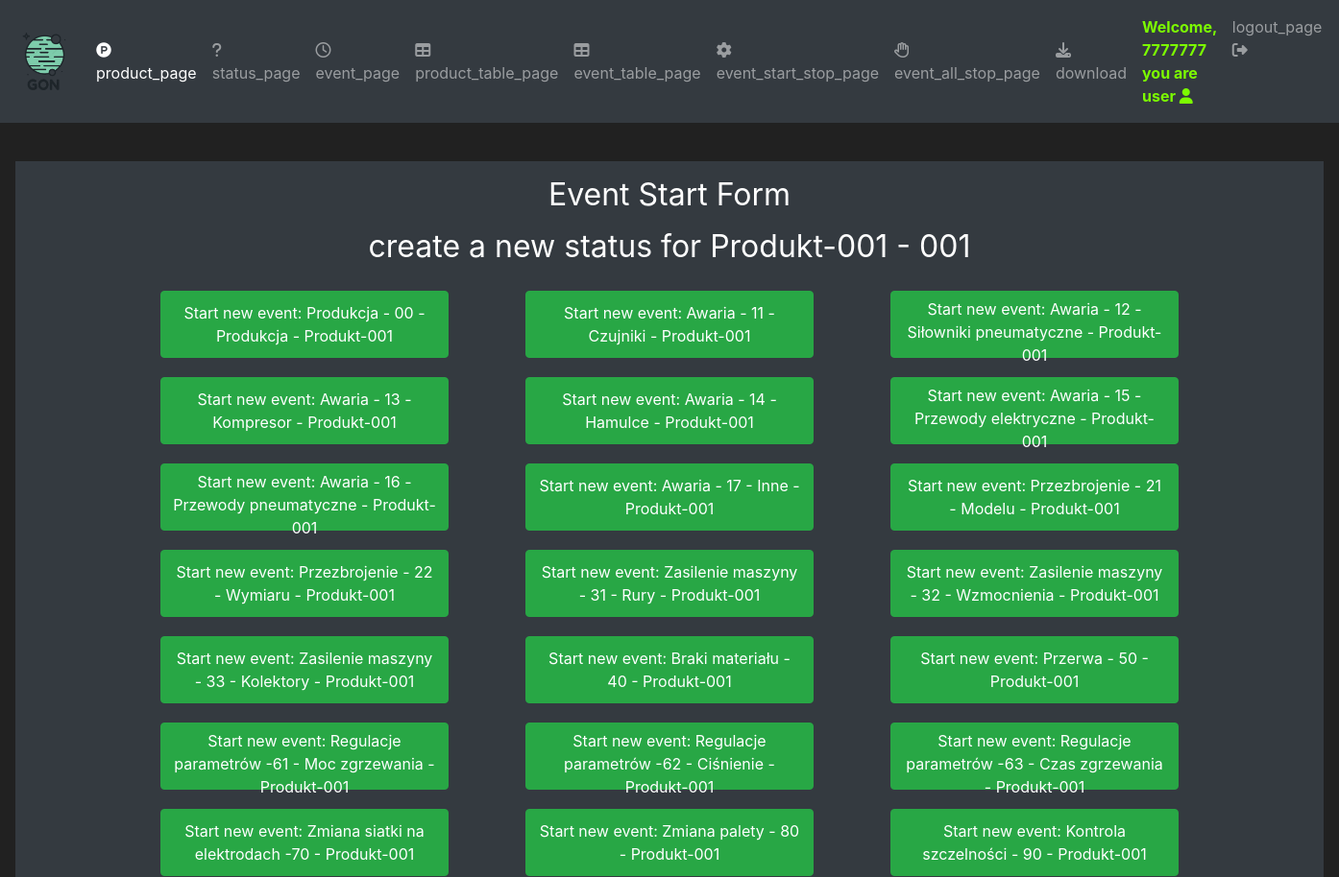
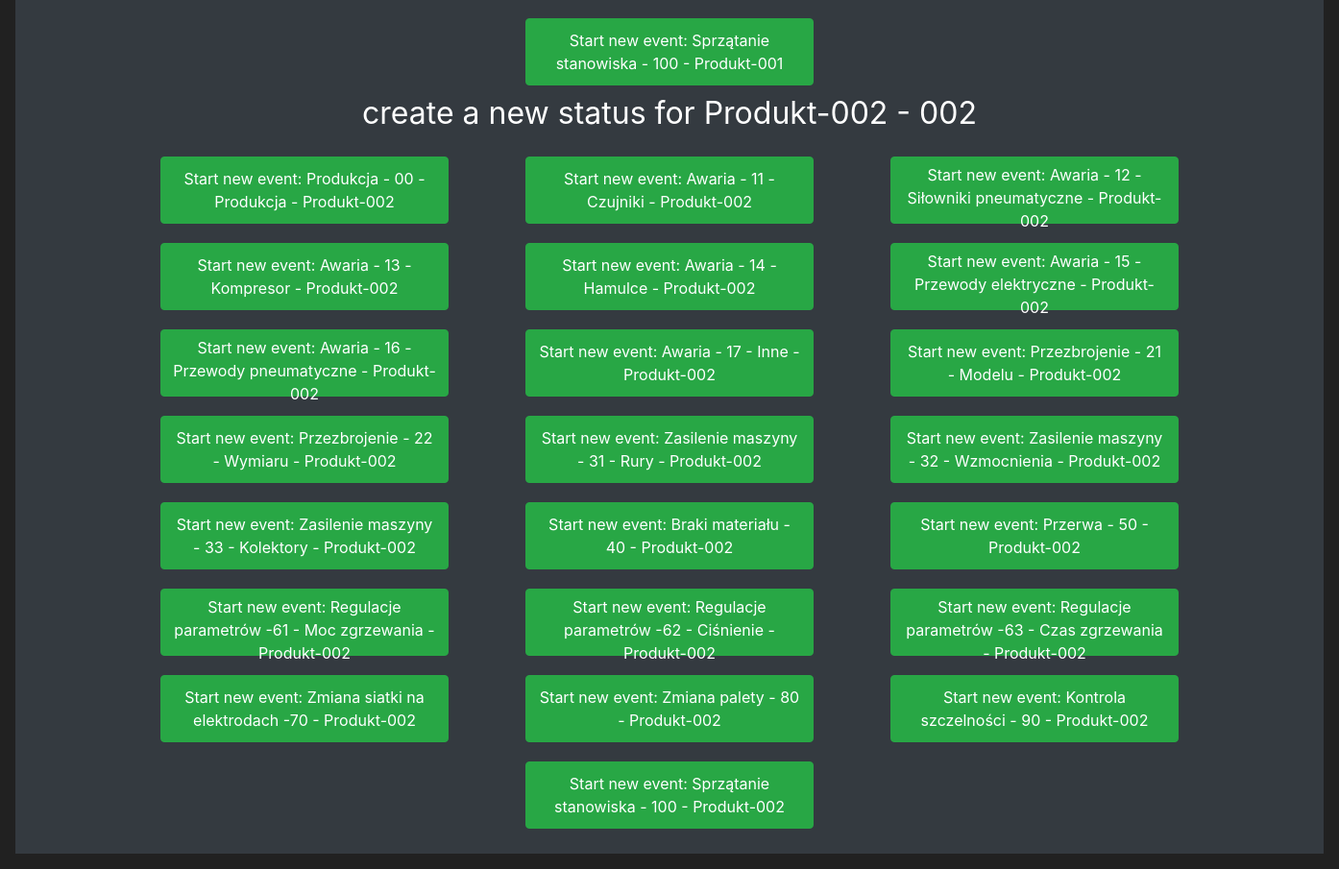
Page /eventStartStop (signed in) on the committed database (2 pictures, top to bottom).
### mainApp/models/user.py (models this page shows, shortened)
class User(UserMixin, db.Model):
    id = db.Column(db.Integer, primary_key=True, unique=True)
    username = db.Column(db.String(100), unique=True)
    password_hash = db.Column(db.String())
    email_address = db.Column(db.String())
    role = db.Column(db.Integer)

### mainApp/models/product.py (models this page shows, shortened)
class Product(db.Model):
    id = db.Column(db.Integer, primary_key=True)
    modelCode = db.Column(db.String(20), unique=True)
    modelName = db.Column(db.String(20))
    orderStatus = db.Column(db.String(20))
    startDate = db.Column(db.Integer)
    executionDate = db.Column(db.Integer)

### mainApp/models/status.py (models this page shows, shortened)
class Status(db.Model):
    id = db.Column(db.Integer, primary_key=True)
    statusCode = db.Column(db.Integer)
    statusName = db.Column(db.String(20), unique=True)
    production = db.Column(db.String(20))

### mainApp/routes.py (the view, shortened to what this page needs)
@ app.route('/eventStartStop', methods=('GET', 'POST'))
@ login_required
def event_start_stop_page():
    eventStartForm = EventStartForm()
    eventCloseForm = EventCloseForm()
    openProductList = Product.query.filter(Product.orderStatus == "Open")
    statusList = Status.query.all()
    openEventList = Event.query.filter(Event.endDate == None)
    return render_template('eventStartForm.html', openProductList=openProductList, statusList=statusList, openEventList=openEventList, eventStartForm=eventStartForm, eventCloseForm=eventCloseForm)

### mainApp/models/user.py (called while the page is built)
@login_manager.user_loader
def load_user(user_id):
    return User.query.get(int(user_id))

### mainApp/templates/eventStartForm.html (shortened to what this page needs)
{% extends 'base.html' %}
{% block content %}
<div class="text-center">
    <div class="container">
        <h1 class="h2 mb-3 font-weight-normal">
            Event Start Form
        </h1>
        {% for openProduct in openProductList %}
        <h3 class="h2 mb-3 font-weight-normal">
            create a new status for {{openProduct.modelName}} - {{ openProduct.modelCode}}
        </h3>
        <div class="row">
            {% for status in statusList %}
            <div class="col text-center">
                <button class="btn btn-outline btn-success buttonFull" data-toggle="modal"
                    data-target="#Modal-Start-{{openProduct.id}}-{{status.id}}-{{current_user.id}}">Start new event: {{ status.statusName }} - {{
                        openProduct.modelName}}</button>
            </div>
            {% endfor %}
        </div>
        {% endfor %}
    </div>
</div>
{% endblock %}

### mainApp/templates/base.html (shortened to what this page needs)
<!doctype html>
<html lang="en">
<head>
   <link rel="stylesheet" href="https://cdn.jsdelivr.net/npm/bootstrap@4.5.3/dist/css/bootstrap.min.css"
>
   <link rel="stylesheet" href="https://cdnjs.cloudflare.com/ajax/libs/font-awesome/4.7.0/css/font-awesome.min.css">
</head>
<body>
   <nav class="navbar navbar-expand-md navbar-dark bg-dark">
      <a class="navbar-brand" href="{{url_for('home_page')}}"><img src="/static/LogoBIG.png" alt="..." height="60"
            class="d-inline-block"></a>
      <div class="collapse navbar-collapse" id="navbarNav">
         <ul class="navbar-nav mr-auto">
            <li class="nav-item active">
               <a class="nav-link" href="{{url_for('product_page')}}"><i class='fa fa-product-hunt'></i> product_page</a>
            </li>
            <li class="nav-item">
               <a class="nav-link" href="{{url_for('status_page')}}"><i class='fa fa-question'></i> status_page</a>
            </li>
            <li class="nav-item">
               <a class="nav-link" href="{{url_for('event_page')}}"><i class='fa fa-clock-o'></i> event_page</a>
            </li>
            <li class="nav-item">
               <a class="nav-link" href="{{url_for('product_table_page')}}"><i class='fa fa-table'></i> product_table_page</a>
            </li>
            <li class="nav-item">
               <a class="nav-link" href="{{url_for('event_table_page')}}"><i class='fa fa-table'></i> event_table_page</a>
            </li>
            <li class="nav-item">
               <a class="nav-link" href="{{url_for('event_start_stop_page')}}"><i class='fa fa-cog fa-spin'></i> event_start_stop_page</a>
            </li>
            <li class="nav-item">
               <a class="nav-link" href="{{url_for('event_all_stop_page')}}"><i class='fa fa-hand-paper-o'></i> event_all_stop_page</a>
            </li>
            <li class="nav-item">
               <a class="nav-link" href="{{url_for('download_report_page')}}"><i class="fa fa-download"></i> download</a>
            </li>
         </ul>
         {% if current_user.is_authenticated %}
         <ul class="navbar-nav">
            <li class="nav-item">
               <a class="nav-link" style="color: lawngreen; font-weight: bold" href="#">Welcome, {{current_user.username}} you are {{ current_user.role }} <i class='fa fa-user'></i></a>
            </li>
            <li class="nav-item">
               <a class="nav-link" href="{{url_for('logout_page')}}">logout_page <i class='fa fa-sign-out'></i></a>
            </li>
         </ul>
         {% endif %}
      </div>
   </nav>
   <br>
   <div class="position-relative overflow-hidden p-3 p-md-3 m-md-3 text-center bg-dark" style="color:white">
      {% block content %}
      {% endblock %}
   </div>
</body>
</html>

### mainApp/templates/base.html (style rules this page uses)
body { background-color: #212121; color: white }
.buttonFull { width: 300px !important; height: 70px !important; margin: 10px; }

### rows in the picture
User: username "7777777", role "user"
Product: modelName "Produkt-001", modelCode "001"
Status: statusName "Produkcja - 00 - Produkcja"
Status: statusName "Awaria - 11 - Czujniki"
Status: statusName "Awaria - 12 - Siłowniki pneumatyczne"
Status: statusName "Awaria - 13 - Kompresor"
Status: statusName "Awaria - 14 - Hamulce"
Status: statusName "Awaria - 15 - Przewody elektryczne"
Status: statusName "Awaria - 16 - Przewody pneumatyczne"
Status: statusName "Awaria - 17 - Inne"
Status: statusName "Przezbrojenie - 21 - Modelu"
Status: statusName "Przezbrojenie - 22 - Wymiaru"
Status: statusName "Zasilenie maszyny - 31 - Rury"
Status: statusName "Zasilenie maszyny - 32 - Wzmocnienia"
Status: statusName "Zasilenie maszyny - 33 - Kolektory"
Status: statusName "Braki materiału - 40"
Status: statusName "Przerwa - 50"
Status: statusName "Regulacje parametrów -61 - Moc zgrzewania"
Status: statusName "Regulacje parametrów -62 - Ciśnienie"
Status: statusName "Regulacje parametrów -63 - Czas zgrzewania"
Status: statusName "Zmiana siatki na elektrodach -70"
Status: statusName "Zmiana palety - 80"
Status: statusName "Kontrola szczelności - 90"
Status: statusName "Sprzątanie stanowiska - 100"
Product: modelName "Produkt-002", modelCode "002"
